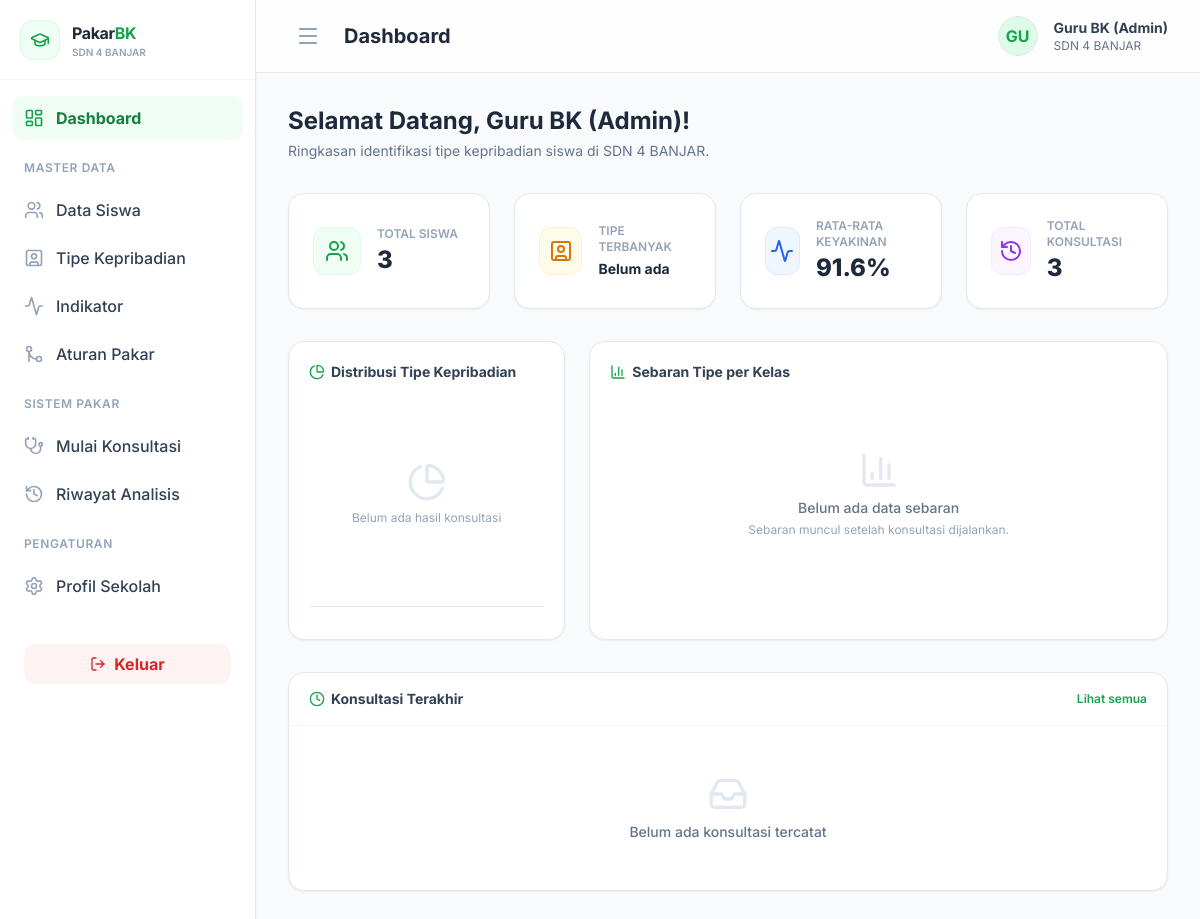
Page /index.php?page=dashboard (signed in) on the earlier database version.
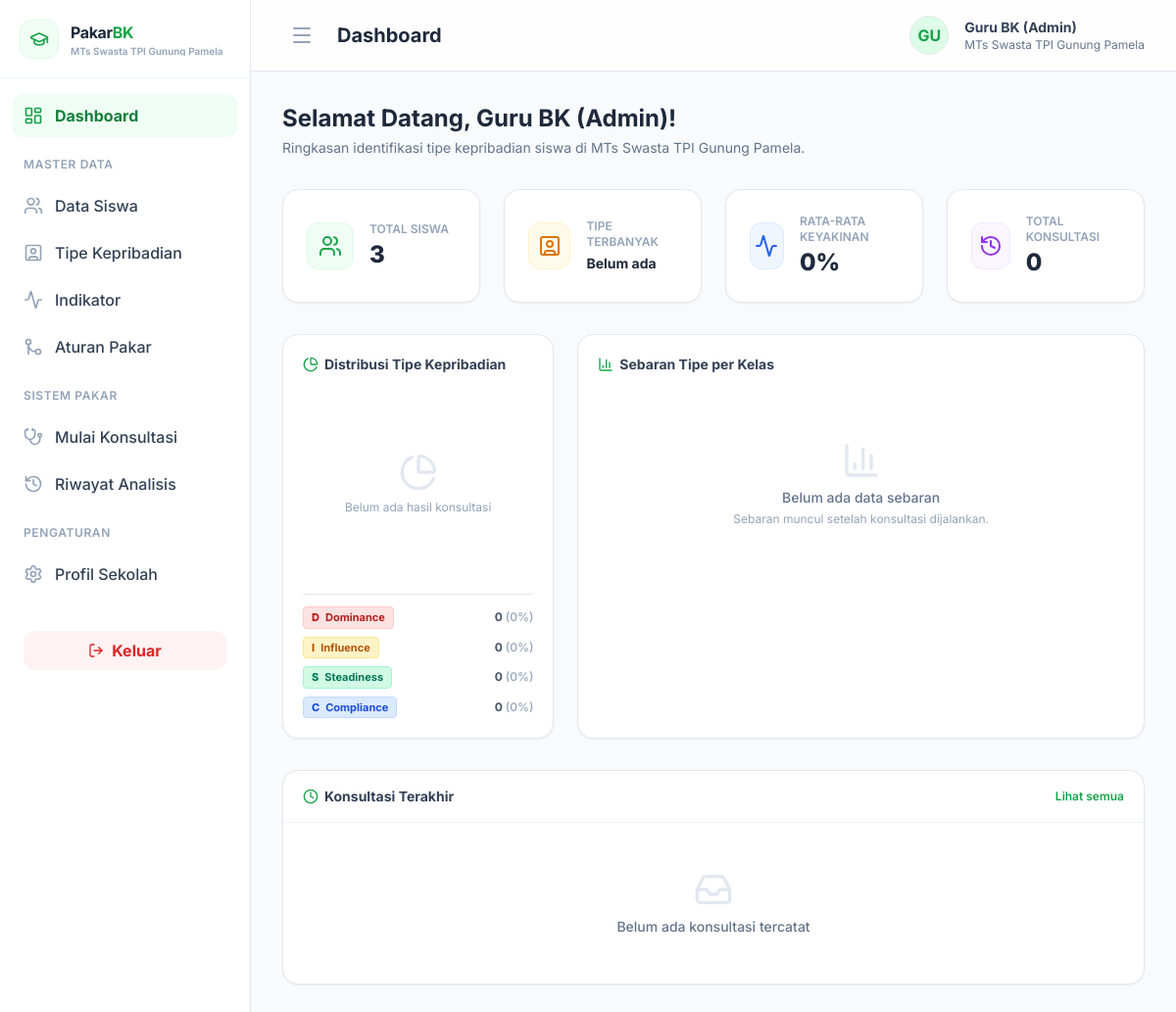
Same page on the later database version.
### tables this page shows
CREATE TABLE `kepribadian` (
  `id_kepribadian` int NOT NULL AUTO_INCREMENT,
  `kode`           varchar(5)  NOT NULL,
  `kode_rule`      varchar(5)  NOT NULL,
  `tipe`           enum('D','I','S','C') NOT NULL,
  `nama`           varchar(50) NOT NULL,
  `deskripsi`      text,
  `rekomendasi`    text,
  PRIMARY KEY (`id_kepribadian`),
  UNIQUE KEY `kode` (`kode`),
  UNIQUE KEY `kode_rule` (`kode_rule`),
  UNIQUE KEY `tipe` (`tipe`)
);

### config/koneksi.php (called while the page is built, shortened)
<?php
spl_autoload_register(function ($class_name) {
    $file = __DIR__ . '/../models/' . $class_name . '.php';
});

### models/Konsultasi.php (called while the page is built, shortened)
<?php
class Konsultasi
{
    private $db;
    public function __construct($db)
    {
        $this->db = $db;
    }
    public function getStats()
    {
        $stats = [];
        $stats['siswa']       = $this->db->query("SELECT COUNT(*) as total FROM siswa")->fetch()['total'];
        $stats['kepribadian'] = $this->db->query("SELECT COUNT(*) as total FROM kepribadian")->fetch()['total'];
        $stats['gejala']      = $this->db->query("SELECT COUNT(*) as total FROM gejala")->fetch()['total'];
        $stats['konsultasi']  = $this->db->query("SELECT COUNT(*) as total FROM riwayat_konsultasi")->fetch()['total'];
        return $stats;
    }
}

### pages/dashboard.php (the view, shortened to what the changed rows need)
<?php
$konsultasiModel  = new Konsultasi($db);
$stats = $konsultasiModel->getStats();
$jml_konsultasi  = $stats['konsultasi'];
$stmtAvg = $db->query("SELECT AVG(nilai_persentase) as rata_rata FROM hasil_konsultasi");
$rata_rata_keyakinan = round($stmtAvg->fetch()['rata_rata'] ?? 0, 1);
$stmtDist = $db->query("
    SELECT k.id_kepribadian, k.kode, k.tipe, k.nama, COUNT(h.id_hasil) AS jumlah
      FROM kepribadian k
      LEFT JOIN hasil_konsultasi h ON h.id_kepribadian = k.id_kepribadian
     GROUP BY k.id_kepribadian, k.kode, k.tipe, k.nama
     ORDER BY k.kode ASC
");
$distribusi = $stmtDist->fetchAll();
$totalTerdiagnosis = 0;
foreach ($distribusi as $d) {
    $totalTerdiagnosis += (int) $d['jumlah'];
}
$warnaTipe = [
    'D' => ['hex' => '#ef4444', 'cls' => 'bg-red-100 text-red-700 border-red-200'],
    'I' => ['hex' => '#f59e0b', 'cls' => 'bg-amber-100 text-amber-700 border-amber-200'],
    'S' => ['hex' => '#10b981', 'cls' => 'bg-emerald-100 text-emerald-700 border-emerald-200'],
    'C' => ['hex' => '#3b82f6', 'cls' => 'bg-blue-100 text-blue-700 border-blue-200'],
];
?>
<div class="mb-8">
    <h2 class="text-2xl font-bold text-slate-800">Selamat Datang, <?= htmlspecialchars($GLOBALS['admin_profile']['nama_lengkap'] ?? 'Guru BK') ?>!</h2>
    <p class="text-slate-500 mt-1 text-sm">Ringkasan identifikasi tipe kepribadian siswa di <?= htmlspecialchars($GLOBALS['admin_profile']['nama_sekolah'] ?? 'sekolah') ?>.</p>
</div>
<div class="grid grid-cols-1 md:grid-cols-2 lg:grid-cols-4 gap-6 mb-8">
    <div class="bg-white p-6 rounded-2xl border border-slate-200 shadow-sm flex items-center">
        <div>
            <p class="text-xs font-semibold text-slate-400 uppercase">Rata-rata Keyakinan</p>
            <h3 class="text-2xl font-extrabold text-slate-800 mt-0.5"><?= $rata_rata_keyakinan ?>%</h3>
        </div>
    </div>
    <div class="bg-white p-6 rounded-2xl border border-slate-200 shadow-sm flex items-center">
        <div>
            <p class="text-xs font-semibold text-slate-400 uppercase">Total Konsultasi</p>
            <h3 class="text-2xl font-extrabold text-slate-800 mt-0.5"><?= $jml_konsultasi ?></h3>
        </div>
    </div>
</div>
<div class="grid grid-cols-1 lg:grid-cols-3 gap-6 mb-8">
    <div class="bg-white p-5 rounded-2xl border border-slate-200 shadow-sm">
        <h3 class="text-sm font-bold text-slate-700 mb-4 flex items-center gap-1.5">
            <i data-lucide="pie-chart" class="w-4 h-4 text-brand-600"></i> Distribusi Tipe Kepribadian
        </h3>
        <?php if($totalTerdiagnosis > 0): ?>
        <div class="relative w-full h-48 flex items-center justify-center">
            <canvas id="tipeChart"></canvas>
        </div>
        <?php else: ?>
        <div class="h-48 flex flex-col items-center justify-center text-center">
            <i data-lucide="pie-chart" class="w-10 h-10 text-slate-200 mb-2"></i>
            <p class="text-xs text-slate-400">Belum ada hasil konsultasi</p>
        </div>
        <?php endif; ?>
        <div class="mt-4 border-t pt-3 space-y-2">
            <?php foreach($distribusi as $d):
                $persen = $totalTerdiagnosis > 0 ? round($d['jumlah'] / $totalTerdiagnosis * 100, 1) : 0;
                $cls    = $warnaTipe[$d['tipe']]['cls'] ?? 'bg-slate-100 text-slate-600 border-slate-200';
            ?>
            <div class="flex justify-between items-center">
                <span class="inline-flex items-center gap-1.5 px-2 py-0.5 rounded text-[11px] font-bold border <?= $cls ?>">
                    <span class="font-extrabold"><?= $d['tipe'] ?></span> <?= htmlspecialchars($d['nama']) ?>
                </span>
                <span class="text-xs font-bold text-slate-600"><?= $d['jumlah'] ?> <span class="text-slate-400 font-medium">(<?= $persen ?>%)</span></span>
            </div>
            <?php endforeach; ?>
        </div>
    </div>
</div>

### layouts/sidebar.php
<aside id="sidebar" class="w-64 bg-white border-r border-slate-200 flex flex-col h-full shrink-0 shadow-sm z-10 transition-all duration-300 overflow-hidden">
    <div class="h-20 flex items-center px-5 border-b border-slate-100 sidebar-logo gap-3">
        <?php if (!empty($GLOBALS['admin_profile']['logo_sekolah']) && file_exists($GLOBALS['admin_profile']['logo_sekolah'])): ?>
            <img src="<?= $GLOBALS['admin_profile']['logo_sekolah'] ?>" class="w-10 h-10 object-contain shrink-0 rounded" alt="Logo Sekolah">
        <?php else: ?>
            <div class="w-10 h-10 bg-brand-50 rounded-xl flex items-center justify-center border border-brand-100 shrink-0">
                <i data-lucide="graduation-cap" class="text-brand-600 w-5 h-5"></i>
            </div>
        <?php endif; ?>
        <div class="overflow-hidden menu-text">
            <span class="font-bold text-base tracking-tight text-slate-800 block leading-tight">Pakar<span class="text-brand-600">BK</span></span>
            <?php if (!empty($GLOBALS['admin_profile']['nama_sekolah'])): ?>
                <span class="text-[10px] font-semibold text-slate-400 block truncate leading-none mt-1"><?= htmlspecialchars($GLOBALS['admin_profile']['nama_sekolah']) ?></span>
            <?php endif; ?>
        </div>
    </div>
    <nav class="flex-1 overflow-y-auto py-4 px-3 space-y-1 overflow-x-hidden">
        <?php
            function getMenuClass($current_page, $menu_page) {
                if ($current_page === $menu_page) {
                    return 'flex items-center px-3 py-2.5 rounded-xl font-bold bg-brand-50 text-brand-700 transition-colors group';
                }
                return 'flex items-center px-3 py-2.5 rounded-xl hover:bg-brand-50 text-slate-700 hover:text-brand-700 font-medium transition-colors group';
            }
            function getIconClass($current_page, $menu_page) {
                if ($current_page === $menu_page) {
                    return 'w-5 h-5 mr-3 shrink-0 text-brand-600';
                }
                return 'w-5 h-5 mr-3 shrink-0 text-slate-400 group-hover:text-brand-600 transition-colors';
            }
        ?>
        <a href="index.php?page=dashboard" class="<?= getMenuClass($page, 'dashboard') ?>" title="Dashboard">
            <i data-lucide="layout-dashboard" class="<?= getIconClass($page, 'dashboard') ?>"></i>
            <span class="menu-text whitespace-nowrap">Dashboard</span>
        </a>
        <div class="pt-4 pb-2 px-3 menu-text">
            <p class="text-xs font-semibold text-slate-400 uppercase tracking-wider whitespace-nowrap">Master Data</p>
        </div>
        <a href="index.php?page=siswa" class="<?= getMenuClass($page, 'siswa') ?>" title="Data Siswa">
            <i data-lucide="users" class="<?= getIconClass($page, 'siswa') ?>"></i>
            <span class="menu-text whitespace-nowrap">Data Siswa</span>
        </a>
        <a href="index.php?page=kepribadian" class="<?= getMenuClass($page, 'kepribadian') ?>" title="Tipe Kepribadian">
            <i data-lucide="user-square" class="<?= getIconClass($page, 'kepribadian') ?>"></i>
            <span class="menu-text whitespace-nowrap">Tipe Kepribadian</span>
        </a>
        <a href="index.php?page=gejala" class="<?= getMenuClass($page, 'gejala') ?>" title="Indikator">
            <i data-lucide="activity" class="<?= getIconClass($page, 'gejala') ?>"></i>
            <span class="menu-text whitespace-nowrap">Indikator</span>
        </a>
        <a href="index.php?page=aturan" class="<?= getMenuClass($page, 'aturan') ?>" title="Aturan Pakar">
            <i data-lucide="git-merge" class="<?= getIconClass($page, 'aturan') ?>"></i>
            <span class="menu-text whitespace-nowrap">Aturan Pakar</span>
        </a>
        <div class="pt-4 pb-2 px-3 menu-text">
            <p class="text-xs font-semibold text-slate-400 uppercase tracking-wider whitespace-nowrap">Sistem Pakar</p>
        </div>
        <a href="index.php?page=konsultasi" class="<?= getMenuClass($page, 'konsultasi') ?>" title="Mulai Konsultasi">
            <i data-lucide="stethoscope" class="<?= getIconClass($page, 'konsultasi') ?>"></i>
            <span class="menu-text whitespace-nowrap">Mulai Konsultasi</span>
        </a>
        <a href="index.php?page=riwayat" class="<?= getMenuClass($page, 'riwayat') ?>" title="Riwayat Analisis">
            <i data-lucide="history" class="<?= getIconClass($page, 'riwayat') ?>"></i>
            <span class="menu-text whitespace-nowrap">Riwayat Analisis</span>
        </a>
        <div class="pt-4 pb-2 px-3 menu-text">
            <p class="text-xs font-semibold text-slate-400 uppercase tracking-wider whitespace-nowrap">Pengaturan</p>
        </div>
        <a href="index.php?page=profil" class="<?= getMenuClass($page, 'profil') ?>" title="Profil Sekolah">
            <i data-lucide="settings" class="<?= getIconClass($page, 'profil') ?>"></i>
            <span class="menu-text whitespace-nowrap">Profil Sekolah</span>
        </a>
        <div class="pt-8 px-3">
            <a href="index.php?page=logout" class="flex items-center justify-center w-full px-4 py-2 bg-red-50 text-red-600 hover:bg-red-100 font-bold rounded-xl transition-colors" title="Keluar">
                <i data-lucide="log-out" class="w-4 h-4 shrink-0"></i>
                <span class="menu-text whitespace-nowrap ml-2">Keluar</span>
            </a>
        </div>
    </nav>
</aside>
<main class="flex-1 overflow-y-auto bg-slate-50 relative flex flex-col h-screen">
    <header class="bg-white/80 backdrop-blur-md border-b border-slate-200 sticky top-0 z-10 px-8 py-4 flex justify-between items-center shrink-0">
        <div class="flex items-center">
            <button id="toggleSidebar" class="mr-4 p-2 rounded-lg text-slate-400 hover:text-brand-600 hover:bg-brand-50 transition-colors">
                <i data-lucide="menu" class="w-6 h-6"></i>
            </button>
            <h2 class="text-xl font-bold text-slate-800" id="page-title">Dashboard</h2>
        </div>
        <div class="flex items-center space-x-4">
            <?php if (!empty($GLOBALS['admin_profile']['logo_sekolah']) && file_exists($GLOBALS['admin_profile']['logo_sekolah'])): ?>
                <img src="<?= $GLOBALS['admin_profile']['logo_sekolah'] ?>" class="w-10 h-10 rounded-full object-cover border border-slate-200" alt="Logo">
            <?php else: ?>
                <div class="w-10 h-10 rounded-full bg-brand-100 flex items-center justify-center text-brand-600 font-bold border border-brand-200">
                    <?= strtoupper(substr($GLOBALS['admin_profile']['nama_lengkap'] ?? 'BK', 0, 2)) ?>
                </div>
            <?php endif; ?>
            <div>
                <p class="text-sm font-bold text-slate-700"><?= htmlspecialchars($GLOBALS['admin_profile']['nama_lengkap'] ?? 'Guru BK') ?></p>
                <p class="text-xs text-slate-500"><?= htmlspecialchars($GLOBALS['admin_profile']['nama_sekolah'] ?? 'Administrator') ?></p>
            </div>
        </div>
    </header>
    <div class="p-8">

Differences in the rows shown:
added kepribadian: tipe "D", nama "Dominance", jumlah "0", persen "0"
added kepribadian: tipe "I", nama "Influence", jumlah "0", persen "0"
added kepribadian: tipe "S", nama "Steadiness", jumlah "0", persen "0"
added kepribadian: tipe "C", nama "Compliance", jumlah "0", persen "0"
Other differences:
$GLOBALS['admin_profile']['nama_sekolah']: "SDN 4 BANJAR" → "MTs Swasta TPI Gunung Pamela"
$rata_rata_keyakinan: "91.6" → "0"
$jml_konsultasi: "3" → "0"
